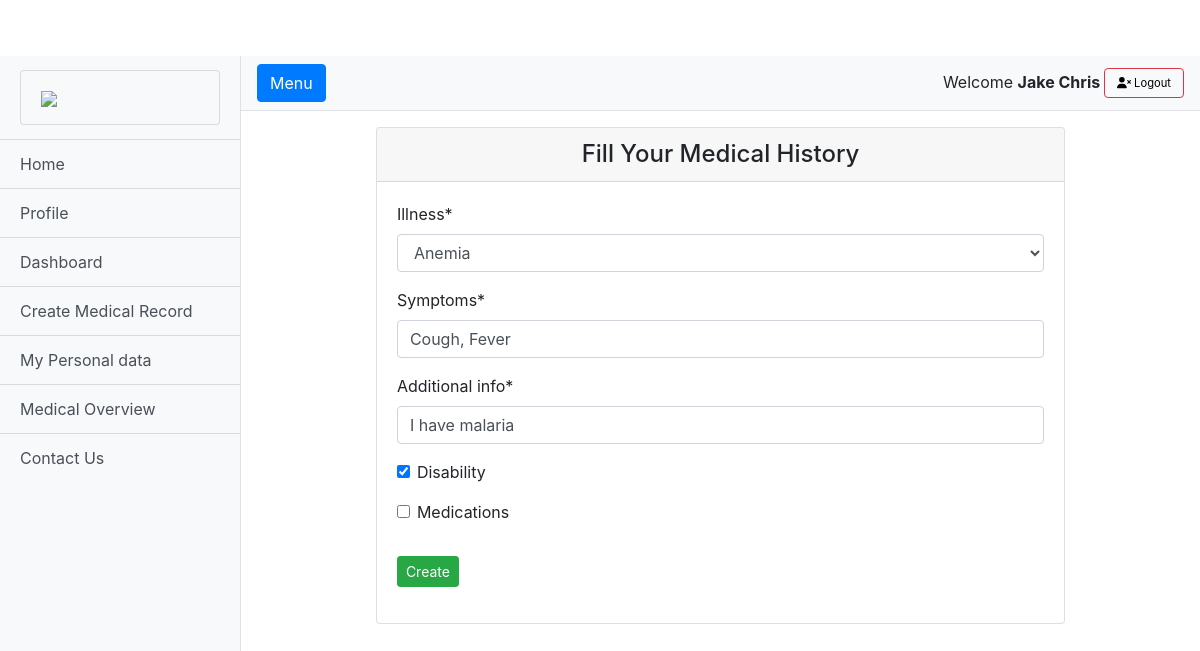
Page /records/1/update (signed in) on the earlier database version.
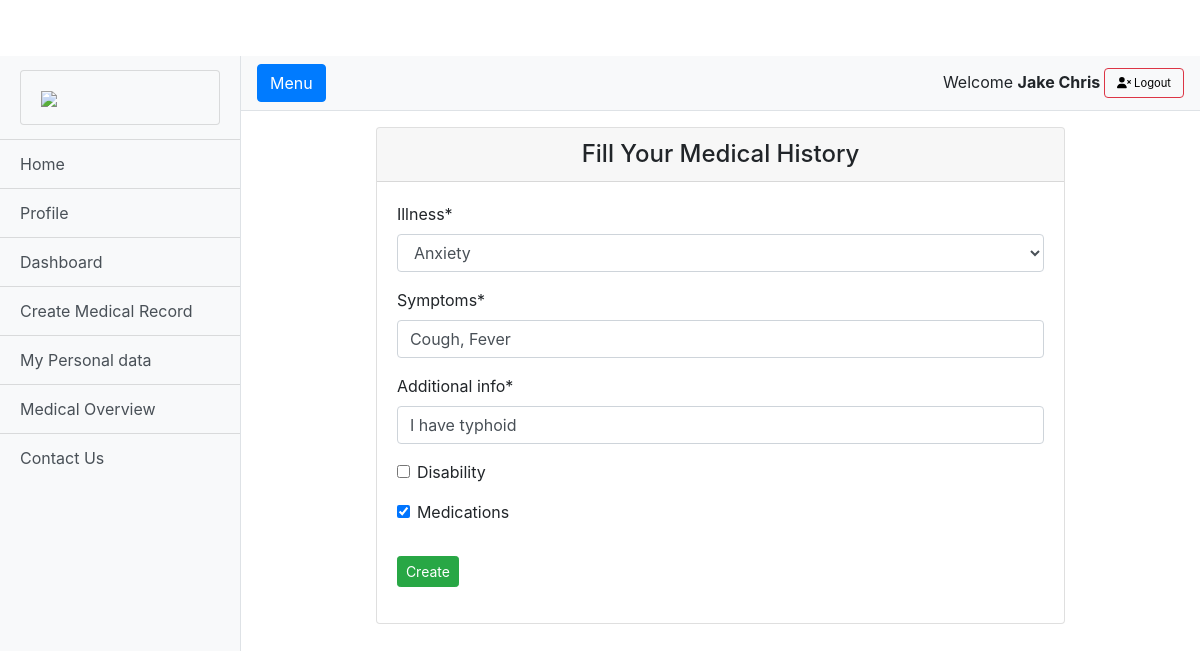
Same page on the later database version.
### medicalapp/models.py (models this page shows, shortened)
class MedicalHistory(models.Model):
    Anxiety = 'Anxiety'
    Arthritis = 'Arthritis'
    Asthma = 'Asthma'
    Anemia = 'Anemia'
    Cancer = 'Cancer'
    Corona_virus = 'Corona_virus'
    Diabetes = 'Diabetes'
    Ebola = 'Ebola'
    HIV = 'HIV'
    ILLNESS_CHOICES = (
        (Anxiety, "Anxiety"),
        (Arthritis, "Arthritis"),
        (Asthma, "Asthma"),
        (Anemia, "Anemia"),
        (Cancer, "Cancer"),
        (Corona_virus, "Corona_virus"),
        (Diabetes, "Diabetes"),
        (Ebola, "Ebola"),
        (HIV, "HIV"),
    )
    user = models.ForeignKey(User, on_delete=models.CASCADE)
    illness = MultiSelectField(choices=ILLNESS_CHOICES, max_length=50)
    symptoms = models.CharField(max_length=100)
    additional_info = models.CharField(max_length=100)
    disability = models.BooleanField(default=False)
    medications = models.BooleanField(default=False)
    created_at = models.DateTimeField(default=timezone.now)

### medicalapp/views/home.py (the view, shortened to what this page needs)
# urls.py: path('records/<int:id>/update', RecordUpdateView.as_view(), name='update-medical-record'),
class RecordUpdateView(LoginRequiredMixin, UserPassesTestMixin, UpdateView):
    model = MedicalHistory
    fields = ['illness', 'symptoms', 'additional_info', 'disability', 'medications']
    template_name = 'createrecords.html'
    pk_url_kwarg = 'id'
    success_url = reverse_lazy('medical-record-list')
    def test_func(self):
        record = self.get_object()
        if self.request.user == record.user:
            return True
        return False

### medicalapp/templatetags/is_already_applied.py (called while the page is built)
@register.filter(name='has_group')
def has_group(user, group_name):
    group = Group.objects.get(name=group_name)
    return True if group in user.groups.all() else False

### templates/createrecords.html (shortened to what this page needs)
{% extends 'base.html' %}
{% load static %}
{% load crispy_forms_tags %}
{% block content %}
{% include 'sidebar.html' %}
<div class="container py-3">
    <div class="row">
        <div class="mx-auto col-sm-9">
                    <div class="card">
                        <div class="card-header">
                            <h4 class="mb-0" style="text-align:center;">Fill Your Medical History</h4>
                        </div>
                        <div class="card-body">
                            <form class="form" method="POST" action="" enctype="multipart/form-data" role="form" autocomplete="off">
                                <fieldset class="form-group">
                                    {{ form|crispy }}
                                </fieldset>
                                <div class="form-group">
                                    <button class="btn btn-group-vertical btn-sm btn-success" type="submit">Create</button>
                                </div>
                            </form>
                        </div>
                    </div>
        </div>
    </div>
</div>
    </div>
</div>
{% endblock %}

Differences in the rows shown:
changed MedicalHistory "Cough, Fever": illness "Anemia" → "Anxiety"; additional_info "I have malaria" → "I have typhoid"; disability "☑" → "☐"; medications "☐" → "☑"
